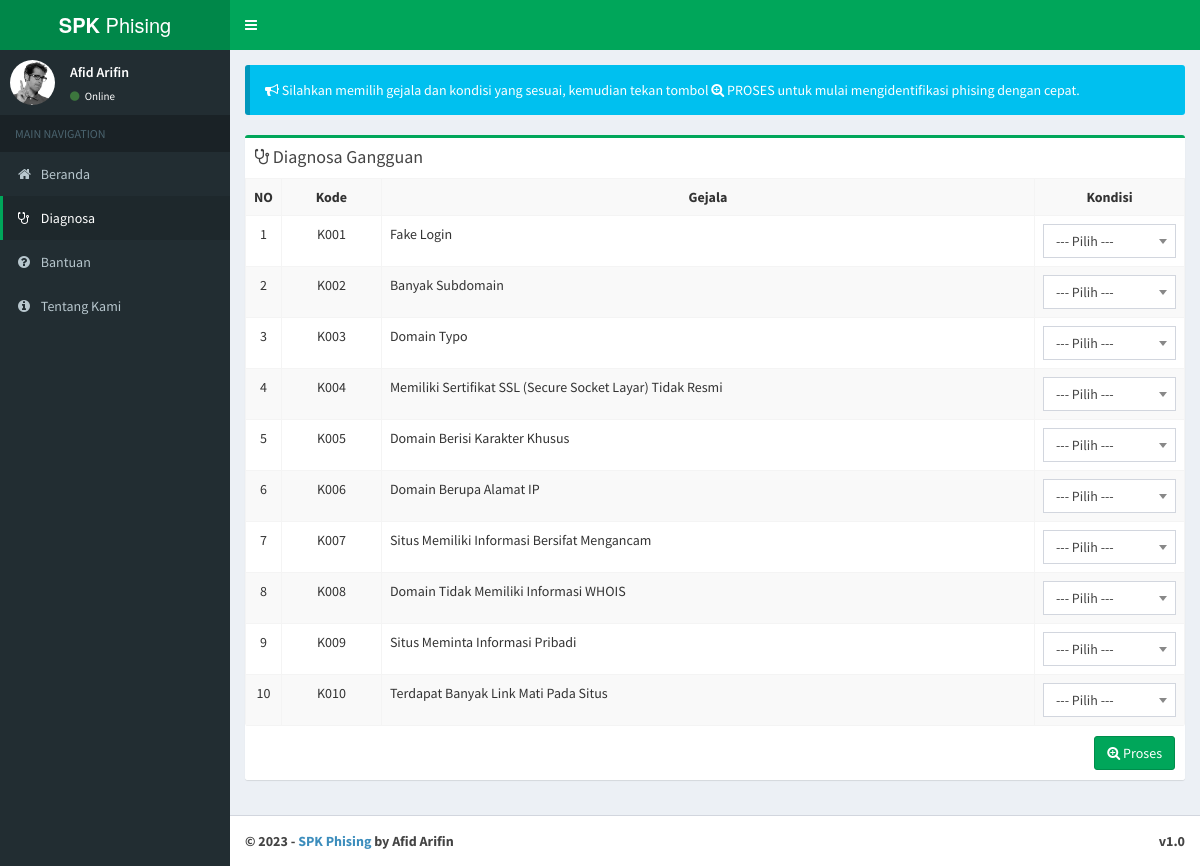
/diagnosa.php, run on the app's committed database.
### tables this page shows
CREATE TABLE `gejala` (
  `id_gejala` int(10) NOT NULL,
  `kode_gejala` varchar(128) NOT NULL,
  `nama_gejala` varchar(128) NOT NULL
);

### includes/classes/Database.php (called while the page is built, shortened)
<?php
class Database {
  private $database;
  public function __construct(array $database) {
    $this->database = $database;
  }
  public function connect(string $server = 'local'): Server {
    try {
      $this->database       = isset($this->database[$server]) ? $this->database[$server] : 'local';
      $this->db_set_driver  = isset($this->database['driver']) ? $this->database['driver'] : 'mysql';
      $this->db_set_host    = isset($this->database['host']) ? $this->database['host'] : 'localhost';
      $this->db_set_user    = isset($this->database['user']) ? $this->database['user'] : 'root';
      $this->db_set_pass    = isset($this->database['pass']) ? $this->database['pass'] : '';
      $this->db_set_name    = isset($this->database['name']) ? $this->database['name'] : '';
      $this->db_set_port    = isset($this->database['port']) ? $this->database['port'] : '';
      $this->db_set_charset = isset($this->database['charset']) ? $this->database['charset'] : 'utf8mb4';
      $this->db_set_mode    = isset($this->database['mode']) ? $this->database['mode'] : '';
      $this->db_set_dsn     = $this->db_set_driver.":host=".str_replace(':'.$this->db_set_port, '', $this->db_set_host).($this->db_set_port != '' ? ';port='.$this->db_set_port : '').";dbname=".$this->db_set_name.";charset=".$this->db_set_charset;
      $pdo      = new PDO($this->db_set_dsn, $this->db_set_user, $this->db_set_pass, $this->db_set_mode);
      $connect  = new Server($pdo);
      return $connect;
    } catch(PDOException $e) {
      throw new PDOException($e->getMessage());
    }
  }
}
?>

### includes/connect.php (called while the page is built, shortened)
<?php
if(file_exists('includes/classes/Server.php')) {
  require_once 'includes/classes/Server.php';
} else {
  if(file_exists('../includes/classes/Server.php')) {
    require_once '../includes/classes/Server.php';
  } else {
    require_once '../../includes/classes/Server.php';
  }
}
if(file_exists('includes/classes/Database.php')) {
  require_once 'includes/classes/Database.php';
} else {
  if(file_exists('../includes/classes/Database.php')) {
    require_once '../includes/classes/Database.php';
  } else {
    require_once '../../includes/classes/Database.php';
  }
}
$database = new Database([
  'local' => [
    'driver'  => 'mysql',
    'host'    => '127.0.0.1',
    'user'    => 'root',
    'pass'    => '',
    'name'    => 'spk_phising',
    'port'    => 3306,
    'charset' => 'utf8mb4',
    'mode'    => [
      PDO::ATTR_ERRMODE             => PDO::ERRMODE_EXCEPTION,
      PDO::ATTR_DEFAULT_FETCH_MODE  => PDO::FETCH_OBJ,
      PDO::ATTR_EMULATE_PREPARES    => false,
    ],
  ],
]);
$db = $database->connect('local');
?>

### includes/classes/Server.php (called while the page is built, shortened)
<?php
require_once 'QueryBuilder.php';
require_once 'Query.php';
class Server {
  private $pdo;
  public function __construct(PDO $pdo) {
    $this->pdo = $pdo;
  }
  public function table(string $table): QueryBuilder {
    return new QueryBuilder($this->pdo, $table);
  }
}
?>

### includes/classes/QueryBuilder.php (called while the page is built, shortened)
<?php
require_once 'Query.php';
require_once 'Compose.php';
class QueryBuilder {
  private $pdo;
  public function __construct(PDO $pdo, string $table) {
    $this->pdo    = $pdo;
    $this->table  = $table;
  }
  public function all() {
    $this->select = '*';
    $query        = $this->execute();
    return $query->all();
  }
  public function orderBy(string $orderBy): self {
    $this->orderBy = trim($orderBy);
    return $this;
  }
  private function execute(): Query {
    $query  = $this->composeStatement()['query'];
    $query .= $this->composeJoins();
    $query .= $this->composeWhereConditions()['query'];
    $query .= $this->composeGroupBy();
    $query .= $this->composeOrderBy();
    $query .= $this->composeLimit();
    $query .= $this->composeOffset();
    $values = array_merge($this->composeStatement()['values'], $this->composeWhereConditions()['values']);
    return (new Query($this->pdo))->query($query)->values($values);
  }
}
?>

### includes/classes/Compose.php (called while the page is built, shortened)
<?php
Trait Compose {
  protected function composeStatement(): array {
    $query  = '';
    $values = [];
    if($this->select) {
      $query = 'SELECT '.$this->select. ' FROM '.$this->table;
    }
    return [
      'query'   => $query,
      'values'  => $values
    ];
  }
  protected function composeJoins(): string {
    $query = '';
    return $query;
  }
  protected function composeWhereConditions(): array {
    $query  = '';
    $values = [];
    return [
      'query'   => $query,
      'values'  => $values,
    ];
  }
  protected function composeGroupBy(): string {
    $query = '';
    return $query;
  }
  protected function composeOrderBy(): string {
    $query = '';
    if($this->orderBy) {
      $query = ' ORDER BY '.$this->orderBy;
    }
    return $query;
  }
  public function composeLimit(): string {
    $query = '';
    return $query;
  }
  public function composeOffset(): string {
    $query = '';
    return $query;
  }
}
?>

### includes/classes/Query.php (called while the page is built, shortened)
<?php
require_once 'QueryBuilder.php';
require_once 'Compose.php';
class Query {
  private $pdo;
  private $stmt;
  public function __construct(PDO $pdo) {
    $this->pdo = $pdo;
  }
  public function query(string $query): self {
    $this->stmt   = $this->pdo->prepare($query);
    return $this;
  }
  public function values(array $values): self {
    return $this;
  }
  public function execute() {
    try {
      $this->execute      = $this->stmt->execute();
    } catch(PDOException $e) {
      throw new PDOException($e->getMessage());
    }
  }
  public function all(): array {
    $this->execute();
    $data = $this->stmt->fetchAll(PDO::FETCH_OBJ);
    return $data ? : [];
  }
}
?>

### diagnosa.php (the view, shortened to what this page needs)
<?php
require_once 'includes/connect.php';
$act = isset($_GET['act']) ? trim($_GET['act']) : '';
switch($act) {
    ?>
    <?php
  default:
    require_once 'includes/header.php';
    ?>
      <section class="content">
        <div class="row">
          <div class="col-md-12">
            <div class="callout callout-info">
              <p>
                <i class="icon fa fa-bullhorn"></i>
                Silahkan memilih gejala dan kondisi yang sesuai, kemudian tekan tombol <i class="icon fa fa-search-plus"></i> PROSES untuk mulai mengidentifikasi phising dengan cepat.
              </p>
            </div>
          </div>
        </div>
        <div class="row">
          <div class="col-md-12">
            <div class="box box-success">
              <div class="box-header">
                <h3 class="box-title">
                  <i class="icon fa fa-stethoscope"></i>
                  Diagnosa Gangguan
                </h3>
              </div>
              <form action="diagnosa.php?act=submit" method="POST" role="form">
                <div class="box-body table-responsive no-padding">
                  <table class="table table-bordered table-striped table-hover">
                    <tr>
                      <th style="width: 10px;text-align: center;">NO</th>
                      <th style="width: 100px;text-align: center;">Kode</th>
                      <th style="text-align: center;">Gejala</th>
                      <th style="width: 150px;text-align: center;">Kondisi</th>
                    </tr>
                    <?php
                      $gejala = $db->table('gejala')
                      ->orderBy('id_gejala ASC')
                      ->all();
                      if(count($gejala) > 0) {
                        $id = 1;
                        foreach($gejala as $data1) {
                          ?>
                          <tr>
                            <td class="text-center"><?php echo $id; ?></td>
                            <td style="text-align: center;"><?php echo $data1->kode_gejala; ?></td>
                            <td><?php echo $data1->nama_gejala; ?></td>
                            <td>
                            </td>
                          </tr>
                          <?php
                          $id++;
                        }
                      } else {
                        ?>
                          <tr>
                            <td colspan="4" class="text-center">Tidak ada data saat ini.</td>
                          </tr>
                        <?php
                      }
                    ?>
                  </table>
                </div>
                <?php
                  if(count($gejala) != 0) {
                    ?>
                      <div class="box-footer" style="border-top: none;">
                        <button type="submit" name="submit" class="btn btn-success pull-right">
                          <i class="icon fa fa-search-plus"></i>
                          Proses
                        </button>
                      </div>
                    <?php
                  }
                ?>
              </form>
            </div>
          </div>
        </div>
      </section>
    <?php
    require_once 'includes/footer.php';
  break;
}
?>

### data on the page
gejala: kode_gejala "K001", nama_gejala "Fake Login"
gejala: kode_gejala "K002", nama_gejala "Banyak Subdomain"
gejala: kode_gejala "K003", nama_gejala "Domain Typo"
gejala: kode_gejala "K004", nama_gejala "Memiliki Sertifikat SSL (Secure Socket Layar) Tidak Resmi"
gejala: kode_gejala "K005", nama_gejala "Domain Berisi Karakter Khusus"
gejala: kode_gejala "K006", nama_gejala "Domain Berupa Alamat IP"
gejala: kode_gejala "K007", nama_gejala "Situs Memiliki Informasi Bersifat Mengancam"
gejala: kode_gejala "K008", nama_gejala "Domain Tidak Memiliki Informasi WHOIS"
gejala: kode_gejala "K009", nama_gejala "Situs Meminta Informasi Pribadi"
gejala: kode_gejala "K010", nama_gejala "Terdapat Banyak Link Mati Pada Situs"
